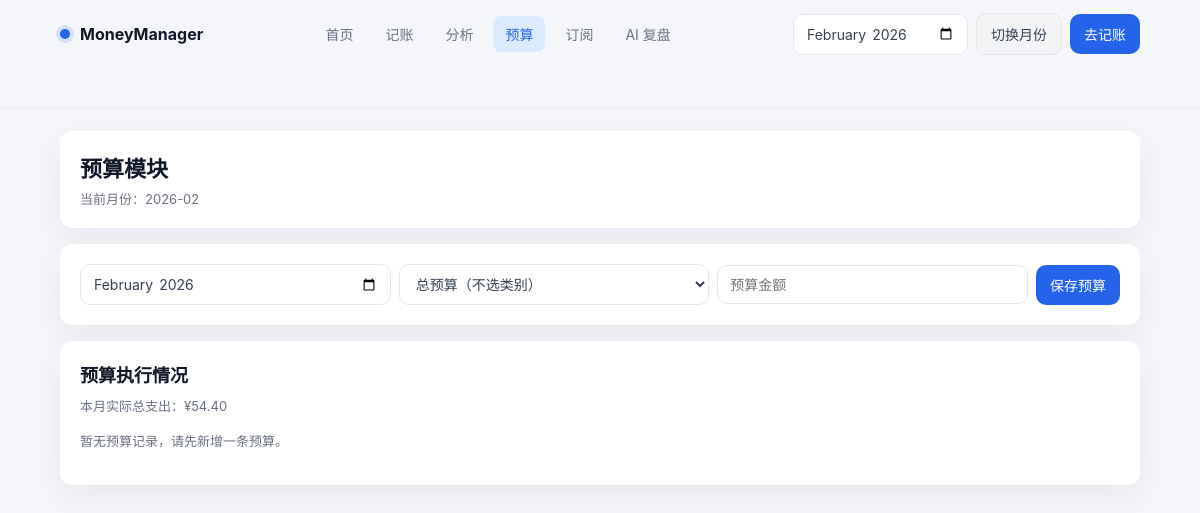
The page /budget on the database as committed earlier.
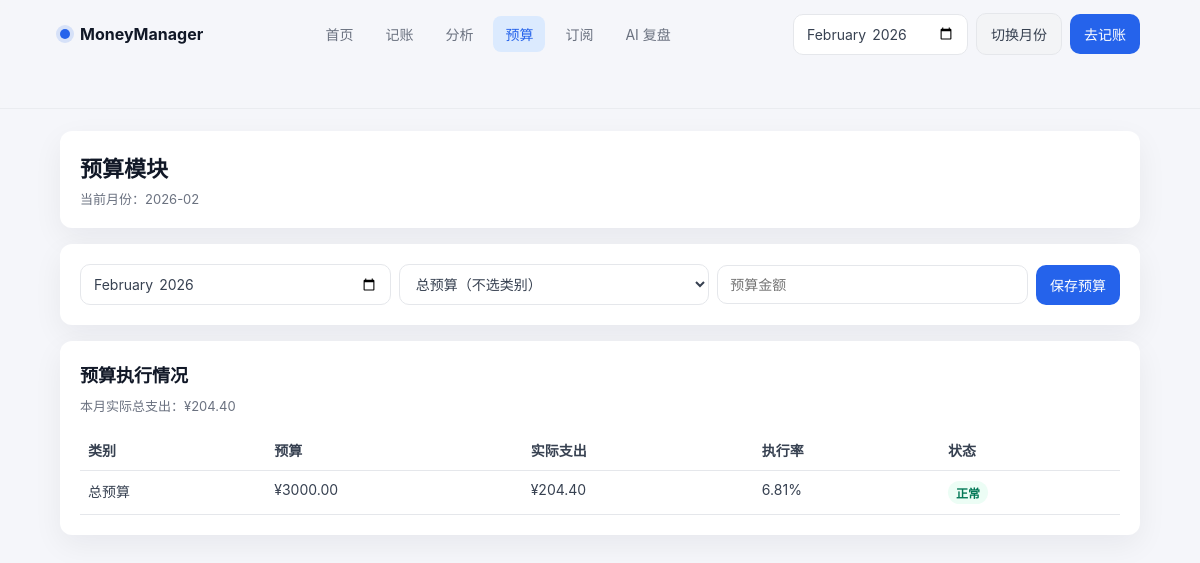
The same page on the database as committed later.
### tables this page shows
CREATE TABLE budgets (
                id INTEGER PRIMARY KEY AUTOINCREMENT,
                month TEXT NOT NULL,
                category_main TEXT,
                budget_amount REAL NOT NULL
            );

### app.py (the view, shortened to what this page needs)
    @app.route("/budget", methods=["GET", "POST"])
    def budget_page():
        month = request.values.get("month") or date.today().strftime("%Y-%m")
        success = request.args.get("success")
        budget_data = get_budget_execution(month)
        return render_template(
            "budget.html",
            active_page="budget",
            month=month,
            success=success,
            category_options=CATEGORY_OPTIONS,
            budget_data=budget_data,
        )

### database.py (called while the page is built, shortened)
def get_connection() -> sqlite3.Connection:
    conn = sqlite3.connect(DB_PATH)
    conn.row_factory = sqlite3.Row
    return conn

def process_due_subscription_charges(target_date: str | None = None) -> dict:
    billing_day = _parse_date(target_date) if target_date else date.today()
    if not billing_day:
        billing_day = date.today()
    created_transactions = 0
    updated_subscriptions = 0
    with get_connection() as conn:
        rows = conn.execute(
            """
            SELECT
                id,
                name,
                amount,
                cycle,
                next_billing_date,
                category,
                payment_method
            FROM subscriptions
            ORDER BY id ASC
            """
        ).fetchall()
        conn.commit()
    return {
        "processed_date": billing_day.isoformat(),
        "created_transactions": created_transactions,
        "updated_subscriptions": updated_subscriptions,
    }

def get_month_expense_by_category(month: str) -> dict[str, float]:
    with get_connection() as conn:
        rows = conn.execute(
            """
            SELECT category_main, ROUND(SUM(amount), 2) AS expense_amount
            FROM transactions
            WHERE type = 'expense' AND substr(date, 1, 7) = ?
            GROUP BY category_main
            """,
            (month,),
        ).fetchall()
    return {row["category_main"]: float(row["expense_amount"] or 0) for row in rows}

### templates/budget.html (shortened to what this page needs)
<!doctype html>
<html lang="zh-CN">
  <head>
    <link rel="stylesheet" href="{{ url_for('static', filename='css/app.css') }}" />
  </head>
  <body>
    <header class="top-nav app-shell">
      <div class="top-nav-inner">
        <a class="brand" href="/">
          <span class="brand-dot"></span>
          <span>MoneyManager</span>
        </a>
        <nav class="nav-links">
          <a class="nav-link {{ 'active' if active_page == 'index' else '' }}" href="/">首页</a>
          <a class="nav-link {{ 'active' if active_page == 'add' else '' }}" href="/add">记账</a>
          <a class="nav-link {{ 'active' if active_page == 'analysis' else '' }}" href="/analysis">分析</a>
          <a class="nav-link {{ 'active' if active_page == 'budget' else '' }}" href="/budget">预算</a>
          <a class="nav-link {{ 'active' if active_page == 'subscriptions' else '' }}" href="/subscriptions">订阅</a>
          <a class="nav-link {{ 'active' if active_page == 'ai' else '' }}" href="/ai">AI 复盘</a>
        </nav>
        <div class="nav-actions">
          <form method="get" action="/budget" class="toolbar">
            <input type="month" name="month" value="{{ month }}" />
            <button class="btn-secondary" type="submit">切换月份</button>
          </form>
          <a class="btn" href="/add">去记账</a>
        </div>
      </div>
    </header>
    <main class="app-shell">
      <div class="page">
      <section class="panel">
        <h1 class="page-title">预算模块</h1>
        <div class="page-subtitle">当前月份：{{ month }}</div>
      </section>
      <section class="panel">
        <form method="post" action="/budget" class="toolbar" style="display: grid; grid-template-columns: 1fr 1fr 1fr auto;">
          <input type="month" name="month" value="{{ month }}" required />
          <select name="category_main">
            <option value="">总预算（不选类别）</option>
          </select>
          <input type="number" step="0.01" min="0.01" name="budget_amount" placeholder="预算金额" required />
          <button class="btn" type="submit">保存预算</button>
        </form>
      </section>
      <section class="panel">
        <h2 class="page-title" style="font-size: 18px;">预算执行情况</h2>
        <p class="helper-text">本月实际总支出：¥{{ '%.2f'|format(budget_data.total_expense) }}</p>
        {% if budget_data['items'] %}
        <div class="table-wrap">
        <table>
          <thead>
            <tr>
              <th>类别</th>
              <th>预算</th>
              <th>实际支出</th>
              <th>执行率</th>
              <th>状态</th>
            </tr>
          </thead>
          <tbody>
            {% for item in budget_data['items'] %}
            <tr>
              <td>{{ item.category_main if item.category_main else '总预算' }}</td>
              <td>¥{{ '%.2f'|format(item.budget_amount) }}</td>
              <td>¥{{ '%.2f'|format(item.actual_expense) }}</td>
              <td>{{ '%.2f'|format(item.execution_rate) }}%</td>
              <td>
                {% if item.status == '正常' %}
                <span class="badge ok">正常</span>
                {% elif item.status == '接近' %}
                <span class="badge warn">接近</span>
                {% else %}
                <span class="badge danger">超支</span>
                {% endif %}
              </td>
            </tr>
            {% endfor %}
          </tbody>
        </table>
        </div>
        {% else %}
        <p class="helper-text">暂无预算记录，请先新增一条预算。</p>
        {% endif %}
      </section>
      </div>
    </main>
  </body>
</html>

### static/css/app.css (style rules this page uses)
:root { --primary: #2563EB; --text-strong: #111827; --text: #374151; --text-muted: #6B7280; --text-weak: #9CA3AF; --bg: #F5F6FA; --card: #FFFFFF; --success: #10B981; --warning: #F59E0B; --danger: #EF4444; --border: #E5E7EB; --shadow: 0 10px 30px rgba(15, 23, 42, 0.06); }
* { box-sizing: border-box; }
body { margin: 0; color: var(--text); background: var(--bg); font-family: -apple-system, BlinkMacSystemFont, "SF Pro SC", "PingFang SC", "Microsoft YaHei", sans-serif; }
a { color: inherit; text-decoration: none; }
.app-shell { padding-inline: max(24px, 5vw); padding-bottom: 40px; }
.top-nav { position: sticky; top: 0; z-index: 20; background: rgba(245, 246, 250, 0.86); backdrop-filter: blur(8px); border-bottom: 1px solid rgba(229, 231, 235, 0.7); }
.top-nav-inner { max-width: 1280px; margin: 0 auto; min-height: 68px; display: grid; grid-template-columns: auto 1fr auto; align-items: center; gap: 20px; }
.brand { display: inline-flex; align-items: center; gap: 10px; font-weight: 700; color: var(--text-strong); }
.brand-dot { width: 10px; height: 10px; border-radius: 999px; background: var(--primary); box-shadow: 0 0 0 4px rgba(37, 99, 235, 0.15); }
.nav-links { display: inline-flex; justify-content: center; flex-wrap: wrap; gap: 8px; }
.nav-link { padding: 8px 12px; border-radius: 8px; color: var(--text-muted); font-size: 14px; transition: all 220ms ease; }
.nav-link.active { color: var(--primary); background: #DBEAFE; }
.nav-actions { display: inline-flex; align-items: center; gap: 8px; }
.page { max-width: 1280px; margin: 22px auto 0; display: grid; gap: 16px; }
.panel { background: var(--card); border-radius: 12px; box-shadow: var(--shadow); padding: 20px; }
.page-title { margin: 0; color: var(--text-strong); font-size: 22px; font-weight: 700; }
.page-subtitle { color: var(--text-muted); font-size: 13px; margin-top: 6px; }
.btn, .btn-secondary, button, select, input, textarea { font-family: inherit; font-size: 14px; }
.btn, .btn-secondary, button { display: inline-flex; align-items: center; justify-content: center; border: none; border-radius: 10px; padding: 10px 14px; transition: all 220ms ease; cursor: pointer; }
.btn { background: var(--primary); color: #fff; }
.btn-secondary { background: #F3F4F6; color: var(--text); border: 1px solid var(--border); }
input, select, textarea { border: 1px solid var(--border); border-radius: 10px; padding: 10px 12px; color: var(--text); background: #fff; outline: none; transition: all 220ms ease; }
.helper-text { color: var(--text-muted); font-size: 13px; line-height: 1.7; margin-top: 8px; }
.toolbar { display: flex; gap: 8px; flex-wrap: wrap; align-items: center; }
.table-wrap { overflow: auto; }
table { width: 100%; border-collapse: collapse; font-size: 14px; }
th, td { text-align: left; padding: 10px 8px; border-bottom: 1px solid var(--border); vertical-align: top; }
tbody tr { transition: background 220ms ease; }
.badge { display: inline-flex; align-items: center; font-size: 12px; padding: 3px 8px; border-radius: 999px; font-weight: 600; }
.badge.ok { background: #ECFDF5; color: #047857; }

Rows that differ between the two databases and show on the page:
added budgets: category_main "总预算", budget_amount "3000.00", actual_expense "204.40", execution_rate "6.81"
Other text that changed with them:
{{ '%.2f'|format(budget_data.total_expense) }}: "54.40" → "204.40"
text no longer shown: "暂无预算记录，请先新增一条预算。"
text now shown: "类别 预算 实际支出 执行率 状态"
